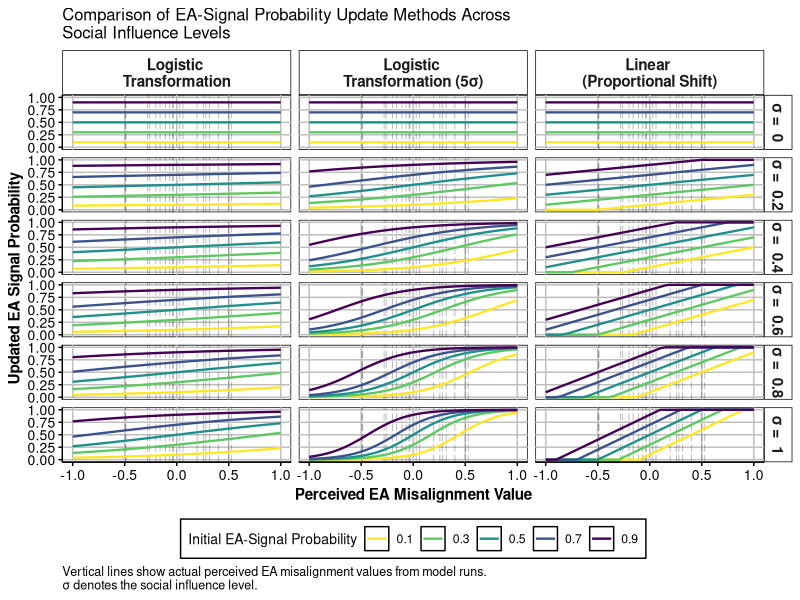
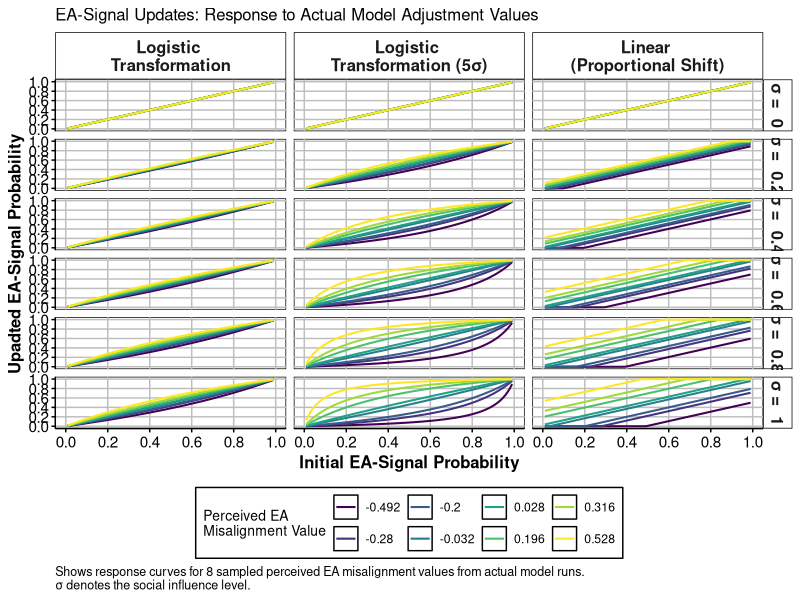
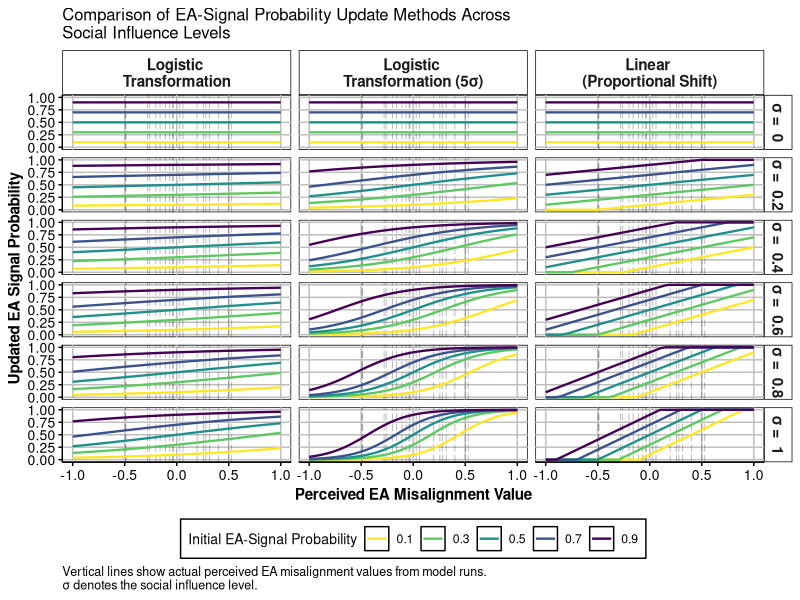
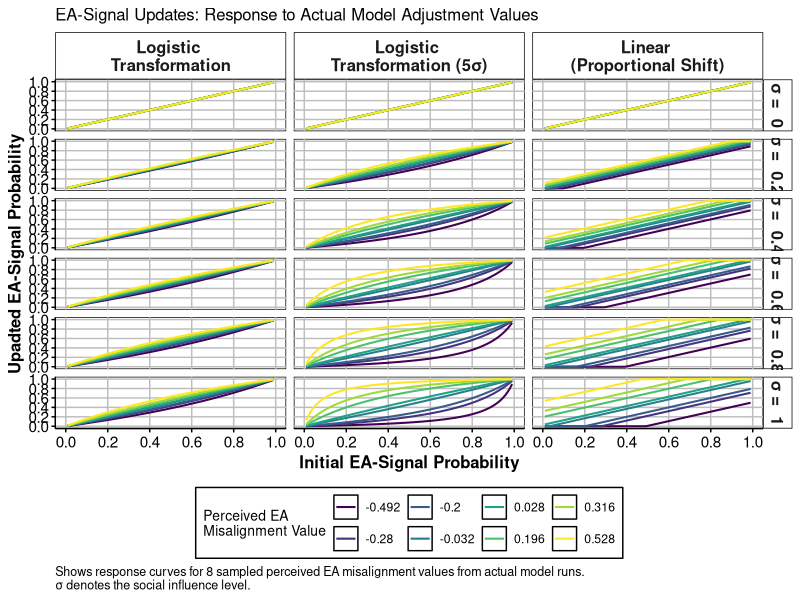

Reproduce these figures in R, in order.
library(tidyverse)
library(viridis)

# Function for Approach 1: Proportional Shift (Linear)
update_binary_weights_linear <- function(current_weights, adjustment, learning_rate = 0.1) {
  weight_0 <- current_weights[1]
  weight_1 <- current_weights[2]
  
  # Positive adjustment = need more 1s, negative = need more 0s
  shift <- adjustment * learning_rate
  
  # Shift probability mass
  new_weight_1 <- weight_1 + shift
  new_weight_0 <- weight_0 - shift
  
  # Ensure bounds [0,1] and sum to 1
  new_weight_1 <- max(0, min(1, new_weight_1))
  new_weight_0 <- 1 - new_weight_1
  
  return(c(new_weight_0, new_weight_1))
}

# Function for Approach 2: Logistic Transformation
update_binary_weights_logistic <- function(current_weights, adjustment, learning_rate = 0.1) {
  weight_1 <- current_weights[2]
  
  # Avoid log(0) by adding small epsilon
  weight_1 <- max(1e-10, min(1-1e-10, weight_1))
  
  # Convert to log-odds
  log_odds <- log(weight_1 / (1 - weight_1))
  
  # Update log-odds
  log_odds <- log_odds + (adjustment * learning_rate)
  
  # Convert back to probability
  new_weight_1 <- exp(log_odds) / (1 + exp(log_odds))
  new_weight_0 <- 1 - new_weight_1
  
  return(c(new_weight_0, new_weight_1))
}

# Function for Approach 3: Logistic Transformation with 5x multiplier
update_binary_weights_logistic_5x <- function(current_weights, adjustment, learning_rate = 0.1) {
  weight_1 <- current_weights[2]
  
  # Avoid log(0) by adding small epsilon
  weight_1 <- max(1e-10, min(1-1e-10, weight_1))
  
  # Convert to log-odds
  log_odds <- log(weight_1 / (1 - weight_1))
  
  # Update log-odds with 5x multiplier
  log_odds <- log_odds + (adjustment * learning_rate * 5)
  
  # Convert back to probability
  new_weight_1 <- exp(log_odds) / (1 + exp(log_odds))
  new_weight_0 <- 1 - new_weight_1
  
  return(c(new_weight_0, new_weight_1))
}

# Create simulation parameters
adjustments <- seq(-1, 1, by = 0.05)
learning_rates <- c(0, 0.2, 0.4, 0.6, 0.8, 1.0)
starting_weights <- list(
  c(0.9, 0.1),
  c(0.7, 0.3),
  c(0.5, 0.5),
  c(0.3, 0.7),
  c(0.1, 0.9)
)

# Create comprehensive data frame
results <- data.frame()
for (lr in learning_rates) {
  for (i in seq_along(starting_weights)) {
    start_weights <- starting_weights[[i]]
    start_label <- start_weights[2]
    
    for (adj in adjustments) {
      # Linear approach
      linear_result <- update_binary_weights_linear(start_weights, adj, lr)
      
      # Logistic approach  
      logistic_result <- update_binary_weights_logistic(start_weights, adj, lr)
      
      # Logistic approach with 5x multiplier
      logistic_5x_result <- update_binary_weights_logistic_5x(start_weights, adj, lr)
      
      # Add to results
      results <- rbind(results, data.frame(
        adjustment = adj,
        learning_rate = lr,
        starting_weights = start_label,
        linear = linear_result[2],
        logistic = logistic_result[2],
        logistic_5x = logistic_5x_result[2]
      ))
    }
  }
}

# Reshape for plotting
plot_data <- results |>
  pivot_longer(cols = c(logistic, logistic_5x, linear), 
               names_to = "method", 
               values_to = "new_weight_1") |>
  mutate(
    method = factor(case_when(
      method == "logistic" ~ "Logistic \nTransformation",
      method == "logistic_5x" ~ "Logistic \nTransformation (5σ)",
      method == "linear" ~ "Linear \n(Proportional Shift)"
    ), levels = c("Logistic \nTransformation", "Logistic \nTransformation (5σ)", "Linear \n(Proportional Shift)")),
    learning_rate_label = paste("σ = ", learning_rate),
    starting_weights = factor(starting_weights)
  )

# Extract actual adjustment values from the model
actual_adjustments <- data.frame(
  value = c(-0.28, -0.492, -0.068, -0.068, -0.28, -0.492,  # 70% relative-leader-influence
            0.316, 0.316, 0.316, -0.108, -0.108, 0.528,     # 70% relative-leader-influence
            0.28, -0.16, -0.16, 0.28, 0.5, 0.06,            # 50% relative-leader-influence
            0.4, 0.4, -0.26, -0.26, -0.04, -0.04,           # 50% relative-leader-influence
            -0.032, 0.196, -0.488, -0.26, -0.032, 0.196,    # 30% relative-leader-influence
            -0.2, -0.2, -0.2, 0.256, 0.028, 0.256)         # 30% relative-leader-influence
)
# choose examples
sampled_adjustments <- sort(c(-0.492, 0.528, 0.028, -0.032, 0.316, -0.280, 0.196, -0.200))


# Create the plot with facet_grid and vertical lines
ggplot(plot_data, aes(x = adjustment, y = new_weight_1, color = starting_weights)) +
  geom_vline(data = actual_adjustments, 
             aes(xintercept = value), linetype = "longdash", 
             color = "black", alpha = 0.3, linewidth = 0.3) +
  geom_line(linewidth = 0.8) +
  facet_grid(learning_rate_label ~ method) +
  scale_y_continuous(limits = c(0, 1), breaks = seq(0, 1, by = 0.25)) +
  labs(
    title = "Comparison of EA-Signal Probability Update Methods Across \nSocial Influence Levels",
    x = "Perceived EA Misalignment Value",
    y = "Updated EA Signal Probability",
    color = "Initial EA-Signal Probability",
    caption = "Vertical lines show actual perceived EA misalignment values from model runs.\nσ denotes the social influence level."
  )  +
  scale_color_viridis(discrete = TRUE, option = "D", direction = -1) +
  theme(panel.background = element_rect(fill = "white", color = "black"),
        panel.grid.major = element_line(color = "grey"),
        panel.grid.minor= element_blank(),
        strip.background = element_rect(fill = "white", color = "black"),
        strip.text = element_text(size = 11, face = "bold"),
        axis.line = element_line(color = "black"),
        axis.ticks = element_line(color = "black"),
        axis.text = element_text(color = "black", size = 10),
        axis.title = element_text(face = "bold", size = 11),
        title = element_text(size = 10),
        plot.caption = element_text(hjust = 0, size = 9),
        legend.background = element_rect(fill = "white", color = "black"),
        legend.position = "bottom")

ggsave("Value_function_behaviour_bi.png", width = 16, height = 24.5, dpi = 600, units = "cm")

# Create data for the second plot using sampled adjustment values
plot_data_sampled <- expand_grid(
  adjustment = sampled_adjustments,
  learning_rate = learning_rates,
  starting_prob = seq(0.01, 0.99, by = 0.01),
  method = c("Logistic \nTransformation", "Logistic \nTransformation (5σ)", "Linear \n(Proportional Shift)")
) |>
  mutate(
    start_weights_vec = map(starting_prob, ~ c(1 - .x, .x))
  ) |>
  rowwise() |>
  mutate(
    new_weight_1 = case_when(
      method == "Linear \n(Proportional Shift)" ~ 
        update_binary_weights_linear(start_weights_vec, adjustment, learning_rate)[2],
      method == "Logistic \nTransformation" ~ 
        update_binary_weights_logistic(start_weights_vec, adjustment, learning_rate)[2],
      method == "Logistic \nTransformation (5σ)" ~ 
        update_binary_weights_logistic_5x(start_weights_vec, adjustment, learning_rate)[2]
    ),
    adjustment_label = round(adjustment, 3),
    learning_rate_label = paste("σ = ", learning_rate)
  ) |>
  ungroup() |>
  mutate(
    method = factor(method, levels = c("Logistic \nTransformation", "Logistic \nTransformation (5σ)", "Linear \n(Proportional Shift)")),
    adjustment_label = factor(adjustment_label, levels = round(sort(sampled_adjustments), 3))
  )

# Create the second plot with swapped axes
p2 <- ggplot(plot_data_sampled, aes(x = starting_prob, y = new_weight_1, color = adjustment_label)) +
  geom_line(size = 0.7) +
  facet_grid(learning_rate_label ~ method) +
  scale_y_continuous(limits = c(0, 1), breaks = seq(0, 1, by = 0.2)) +
  scale_x_continuous(limits = c(0, 1), breaks = seq(0, 1, by = 0.2)) +
  labs(
    title = "EA-Signal Updates: Response to Actual Model Adjustment Values",
    x = "Initial EA-Signal Probability",
    y = "Upadted EA-Signal Probability",
    color = "Perceived EA \nMisalignment Value",
    caption = "Shows response curves for 8 sampled perceived EA misalignment values from actual model runs.\nσ denotes the social influence level."
  ) +
  scale_color_viridis(discrete = TRUE) +
  theme(panel.background = element_rect(fill = "white", color = "black"),
        panel.grid.major = element_line(color = "grey"),
        panel.grid.minor = element_blank(),
        strip.background = element_rect(fill = "white", color = "black"),
        strip.text = element_text(size = 12, face = "bold"),
        axis.line = element_line(color = "black"),
        axis.ticks = element_line(color = "black"),
        axis.text = element_text(color = "black", size = 11),
        axis.title = element_text(face = "bold", size = 12),
        title = element_text(size = 10),
        plot.caption = element_text(hjust = 0, size = 9),
        legend.background = element_rect(fill = "white", color = "black"),
        legend.position = "bottom")
print(p2)
ggsave("Value_function_examples_bi.png", width = 16, height = 22, dpi = 600, units = "cm")
